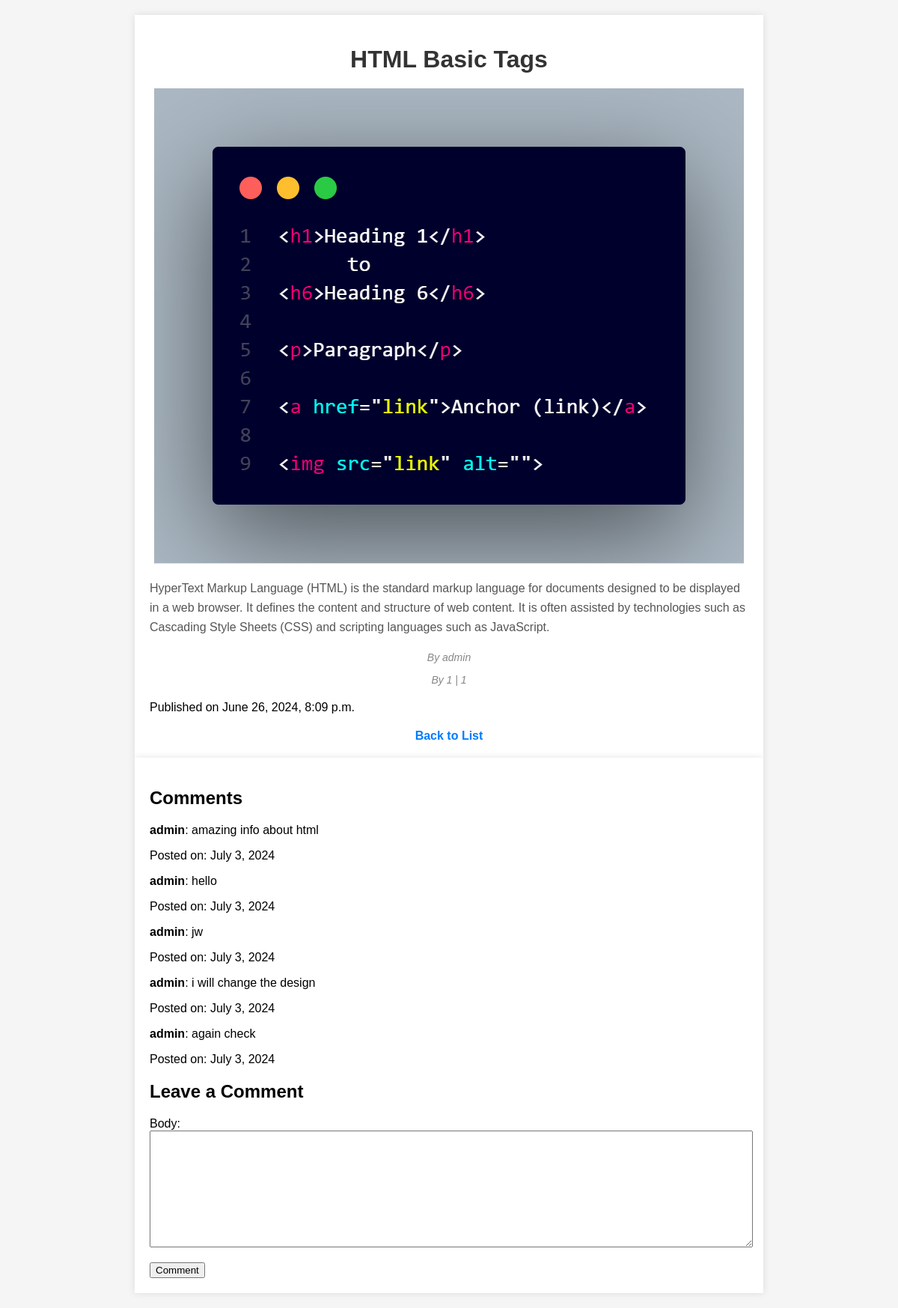
Page /post/7/ (signed in) on the committed database.
### blogapp/models.py (models this page shows, shortened)
class Post(models.Model):
    title = models.CharField(max_length=200)
    image = models.ImageField(upload_to='images/')
    description = models.TextField()
    author = models.ForeignKey(User, on_delete=models.CASCADE)
    created_at = models.DateTimeField(auto_now_add=True)

class Comment(models.Model):
    name = models.CharField(max_length=50)
    body = models.TextField()
    post = models.ForeignKey(Post, on_delete=models.CASCADE, related_name='comments')
    created = models.DateField(auto_now_add=True)
    active = models.BooleanField()

### blogapp/views.py (the view, shortened to what this page needs)
# urls.py: path('post/<int:id>/', post_detail, name='post_detail'),
def post_detail(request, id):
    post = get_object_or_404(Post, id=id)
    comments = post.comments.all()
    form = CommentForm()
    context = {
        'post': post,
        'comments': comments,
        'form': form
    }
    return render(request, 'post_detail.html', context)

### blogapp/forms.py
class CommentForm(forms.ModelForm):
    class Meta:
        model = Comment
        exclude = ['name', 'post', 'created', 'active']

### blogapp/templates/post_detail.html (shortened to what this page needs)
<!DOCTYPE html>
<html>
  <head>
  </head>
  <body>
    <div class="container">
      <h1>{{ post.title }}</h1>
      <img
        src="{{ post.image.url }}"
        alt="{{ post.title }}"
        class="post-image"
      />
      <div class="post-content">
        <p>{{ post.description }}</p>
      </div>
      <div class="post-meta">
        <p><em>By {{ post.author }}</em></p>
        <p><em>By {{ post.author.id }} | {{ request.user.id }}</em></p>
      </div>
      <p>Published on {{ post.created_at }}</p>
      <a href="{% url 'home' %}" class="back-link">Back to List</a>
    </div>
    <div class="container">
      <h2>Comments</h2>
      <div>
        <div id="comments">
          {% if comments %} {% for comment in comments %}
          <div>
            <p><strong>{{ comment.name }}</strong>: {{ comment.body }}</p>
            <p>Posted on: {{ comment.created }}</p>
          </div>
          {% endfor %} {% else %}
          <p class="text-lg font-semibold italic text-red-500 ml-12 mt-10">
            No comments on this post 😦.
          </p>
          {% endif %}
        </div>
        {% if request.user.is_authenticated %}
        <h2>Leave a Comment</h2>
        <form id="commentForm" method="post" enctype="multipart/form-data">
          {% csrf_token %} {{ form.as_p }}
          <button type="submit">Comment</button>
        </form>
        {% else %}
        <p>
          Login to share your thought about post.
          <a href="{% url 'login' %}">Login</a>
        </p>
        {% endif %}
      </div>
    </div>
  </body>
</html>

### blogapp/templates/post_detail.html (style rules this page uses)
body { font-family: Arial, sans-serif; background-color: #f5f5f5; margin: 0; padding: 20px; }
.container { max-width: 800px; margin: auto; padding: 20px; background-color: #fff; box-shadow: 0 0 10px rgba(0, 0, 0, 0.1); }
h1 { text-align: center; color: #333; margin-bottom: 20px; }
.post-image { display: block; max-width: 100%; height: auto; margin: 0 auto 20px; border-bottom: 1px solid #ddd; }
.post-content { margin-bottom: 20px; color: #555; line-height: 1.6; }
.post-meta { text-align: center; color: #888; font-size: 14px; margin-bottom: 20px; }
.back-link { display: block; text-align: center; color: #007bff; text-decoration: none; font-weight: bold; margin-top: 20px; }
textarea { width: 100%; }

### rows in the picture
Post: title "HTML Basic Tags", image (picture), description "HyperText Markup Language (HTML) is the standard markup language for documents designed to be displayed in a web browser. It defines the content and structure of web content. It is often assisted by technologies such as Cascading Style Sheets (CSS) and scripting languages such as JavaScript.", author "admin", author.id "1", created_at "June 26, 2024, 8:09 p.m."
Comment: name "admin", body "amazing info about html", created "July 3, 2024"
Comment: name "admin", body "hello", created "July 3, 2024"
Comment: name "admin", body "jw", created "July 3, 2024"
Comment: name "admin", body "i will change the design", created "July 3, 2024"
Comment: name "admin", body "again check", created "July 3, 2024"

### other values in the picture
{{ request.user.id }} "1"
